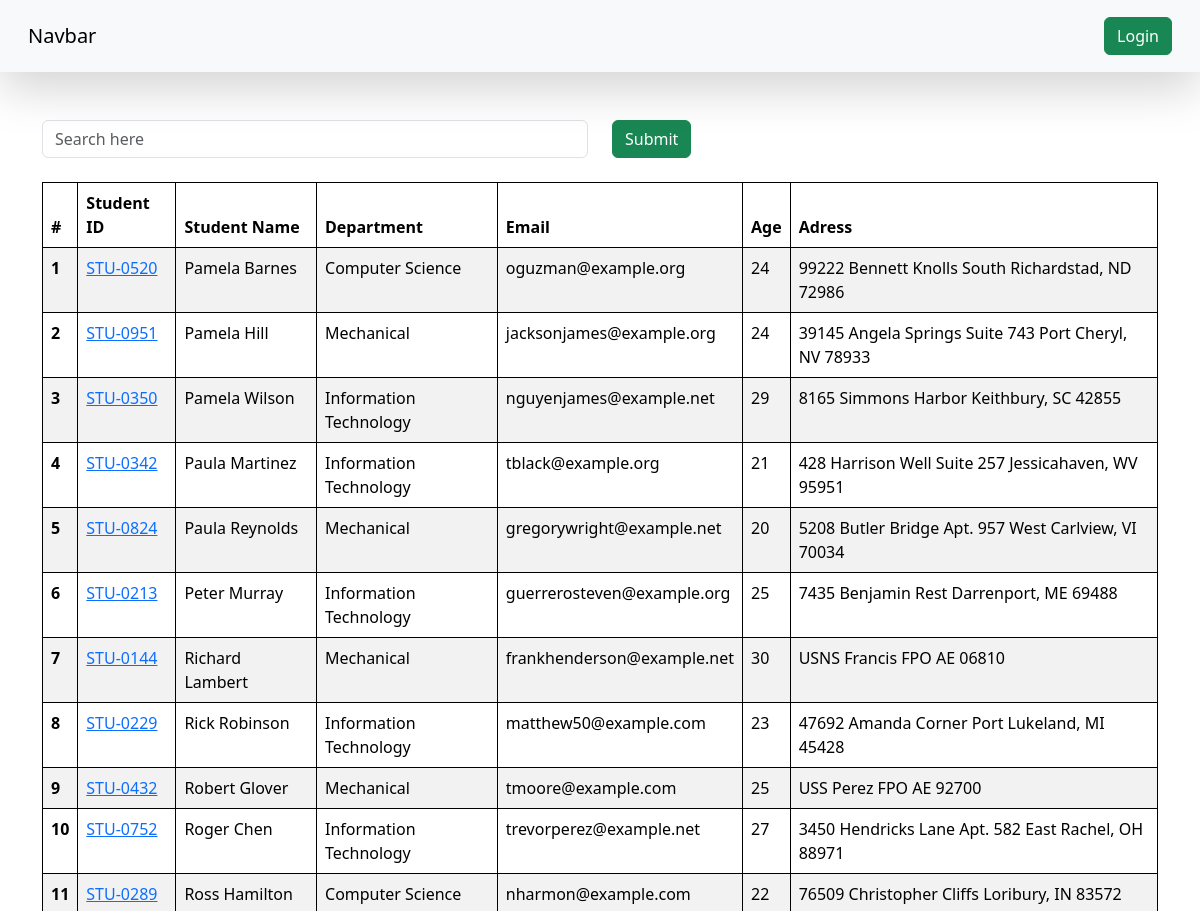
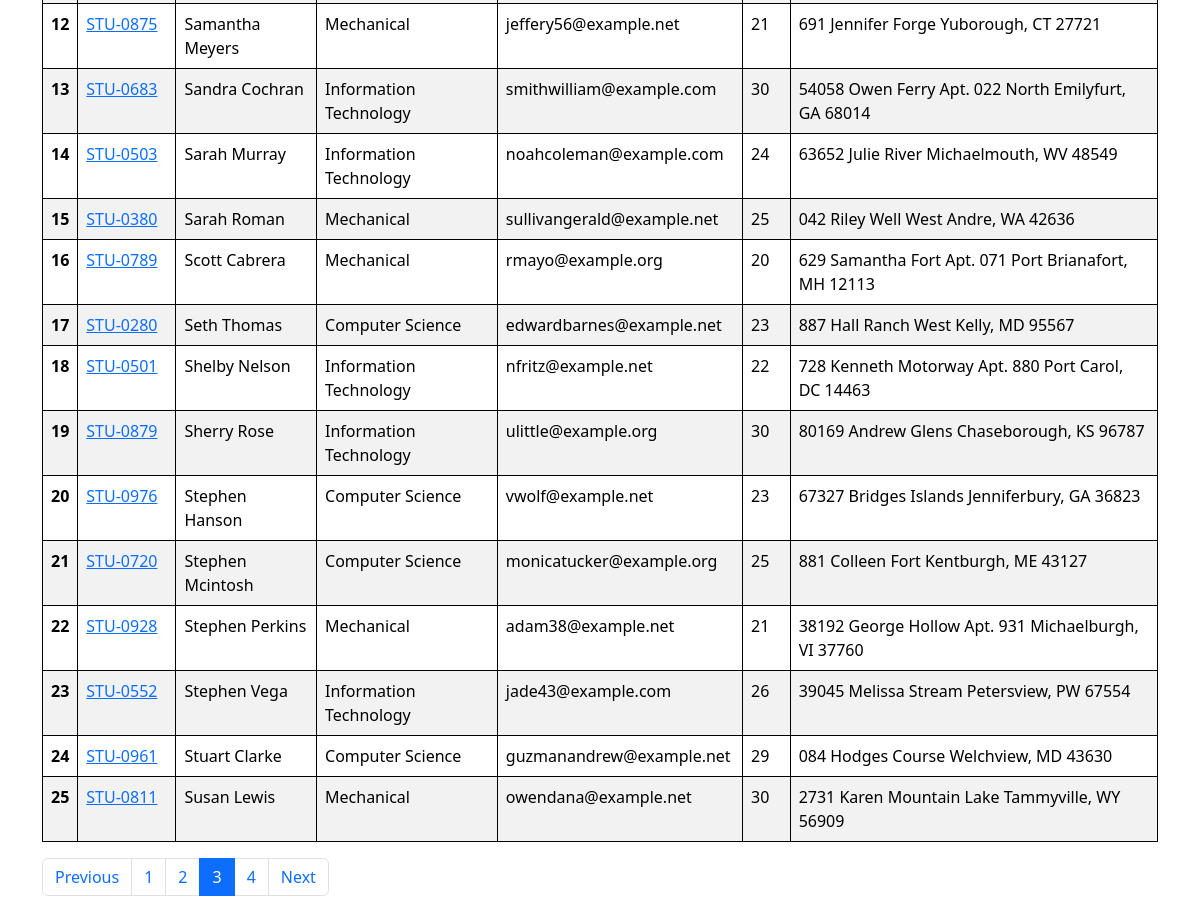
Screenshot of /students/?page=3 with the database file from the repository (2 pictures, top to bottom).
### vege/models.py (models this page shows, shortened)
class Student(models.Model):
    department = models.ForeignKey(Department, related_name="depart", on_delete=models.CASCADE)
    student_id = models.OneToOneField(StudentID, related_name="studentid", on_delete=models.CASCADE)
    student_name = models.CharField(max_length=100)
    student_email = models.EmailField(unique=True)
    student_age = models.IntegerField(default=18)
    student_address = models.TextField()
    is_deleted = models.BooleanField(default=False)
    objects = StudentManger()
    admin_objects = models.Manager()
    class Meta:
        ordering = ['student_name']   #  it store in alphabetical order
        verbose_name = "student"     # it means Student class can also known as student

class StudentID(models.Model):
    student_id = models.CharField(max_length=100)
    def __str__(self) -> str:
        return self.student_id

class Department(models.Model):
    department = models.CharField(max_length=100)
    class Meta:
        ordering = ['department']    # it store in alphabetical order

### vege/views.py (the view, shortened to what this page needs)
# urls.py: path('students/', get_students , name='student'),
def get_students(request):
    queryset = Student.objects.all()
    search = request.GET.get("search_key")
    paginator = Paginator(queryset, 25)
    page_number = request.GET.get("page")
    page_obj = paginator.get_page(page_number)
    return render(request, 'report/student.html', context={'queryset':page_obj})

### vege/models.py (called while the page is built)
    def get_queryset(self):
        return super().get_queryset().filter(is_deleted = False)

### vege/templates/report/student.html
{% extends "base.html" %}
{% block start %}
<div class="container mt-5">
    <form class="mb-4">
        <div class="row">
            <div class="col-md-6">
                <input type="text", name="search_key", class="form-control", placeholder="Search here">
            </div>
            <div class="col-md-6">
                <button class="btn btn-success">Submit</button>
            </div>
        </div>
    </form>
    <table class="table table-striped">
        <thead>
          <tr>
            <th scope="col">#</th>
            <th scope="col">Student ID</th>
            <th scope="col">Student Name</th>
            <th scope="col">Department</th>
            <th scope="col">Email</th>
            <th scope="col">Age</th>
            <th scope="col">Adress</th>
          </tr>
        </thead>
        <tbody>
            {% for student in queryset %}
          <tr>
            <th scope="row">{{forloop.counter}}</th>
            <td>
                <a href="{% url 'get_student_marks' student.student_id %}">
                {{student.student_id}}
                </a>
            </td>
            <td>{{student.student_name}}</td>
            <td>{{student.department.department}}</td>
            <td>{{student.student_email}}</td>
            <td>{{student.student_age}}</td>
            <td>{{student.student_address}}</td>
          </tr>
          {% endfor %}
        </tbody>
      </table>
      <nav aria-label="Page navigation">
        <ul class="pagination">
            <li class="page-item {% if not queryset.has_previous %}disabled{% endif %}">
                {% if queryset.has_previous %}
                    <a class="page-link" href="?page={{ queryset.previous_page_number }}" tabindex="-1">Previous</a>
                {% else %}
                    <span class="page-link">Previous</span>
                {% endif %}
            </li>
            {% for num in queryset.paginator.page_range %}
                <li class="page-item {% if queryset.number == num %}active{% endif %}">
                    {% if queryset.number == num %}
                        <span class="page-link">{{ num }}</span>
                    {% else %}
                        <a class="page-link" href="?page={{ num }}">{{ num }}</a>
                    {% endif %}
                </li>
            {% endfor %}
            <li class="page-item {% if not queryset.has_next %}disabled{% endif %}">
                {% if queryset.has_next %}
                    <a class="page-link" href="?page={{ queryset.next_page_number }}">Next</a>
                {% else %}
                    <span class="page-link">Next</span>
                {% endif %}
            </li>
        </ul>
    </nav>
</div>
{% endblock %}

### home/templates/base.html (style rules this page uses)
table, th, td { border: 1px solid black; }

### rows the page displays
Student: student_id "STU-0520", student_name "Pamela Barnes", department.department "Computer Science", student_email "oguzman@example.org", student_age "24", student_address "99222 Bennett Knolls South Richardstad, ND 72986"
Student: student_id "STU-0951", student_name "Pamela Hill", department.department "Mechanical", student_email "jacksonjames@example.org", student_age "24", student_address "39145 Angela Springs Suite 743 Port Cheryl, NV 78933"
Student: student_id "STU-0350", student_name "Pamela Wilson", department.department "Information Technology", student_email "nguyenjames@example.net", student_age "29", student_address "8165 Simmons Harbor Keithbury, SC 42855"
Student: student_id "STU-0342", student_name "Paula Martinez", department.department "Information Technology", student_email "tblack@example.org", student_age "21", student_address "428 Harrison Well Suite 257 Jessicahaven, WV 95951"
Student: student_id "STU-0824", student_name "Paula Reynolds", department.department "Mechanical", student_email "gregorywright@example.net", student_age "20", student_address "5208 Butler Bridge Apt. 957 West Carlview, VI 70034"
Student: student_id "STU-0213", student_name "Peter Murray", department.department "Information Technology", student_email "guerrerosteven@example.org", student_age "25", student_address "7435 Benjamin Rest Darrenport, ME 69488"
Student: student_id "STU-0144", student_name "Richard Lambert", department.department "Mechanical", student_email "frankhenderson@example.net", student_age "30", student_address "USNS Francis FPO AE 06810"
Student: student_id "STU-0229", student_name "Rick Robinson", department.department "Information Technology", student_email "matthew50@example.com", student_age "23", student_address "47692 Amanda Corner Port Lukeland, MI 45428"
Student: student_id "STU-0432", student_name "Robert Glover", department.department "Mechanical", student_email "tmoore@example.com", student_age "25", student_address "USS Perez FPO AE 92700"
Student: student_id "STU-0752", student_name "Roger Chen", department.department "Information Technology", student_email "trevorperez@example.net", student_age "27", student_address "3450 Hendricks Lane Apt. 582 East Rachel, OH 88971"
Student: student_id "STU-0289", student_name "Ross Hamilton", department.department "Computer Science", student_email "nharmon@example.com", student_age "22", student_address "76509 Christopher Cliffs Loribury, IN 83572"
Student: student_id "STU-0875", student_name "Samantha Meyers", department.department "Mechanical", student_email "jeffery56@example.net", student_age "21", student_address "691 Jennifer Forge Yuborough, CT 27721"
Student: student_id "STU-0683", student_name "Sandra Cochran", department.department "Information Technology", student_email "smithwilliam@example.com", student_age "30", student_address "54058 Owen Ferry Apt. 022 North Emilyfurt, GA 68014"
Student: student_id "STU-0503", student_name "Sarah Murray", department.department "Information Technology", student_email "noahcoleman@example.com", student_age "24", student_address "63652 Julie River Michaelmouth, WV 48549"
Student: student_id "STU-0380", student_name "Sarah Roman", department.department "Mechanical", student_email "sullivangerald@example.net", student_age "25", student_address "042 Riley Well West Andre, WA 42636"
Student: student_id "STU-0789", student_name "Scott Cabrera", department.department "Mechanical", student_email "rmayo@example.org", student_age "20", student_address "629 Samantha Fort Apt. 071 Port Brianafort, MH 12113"
Student: student_id "STU-0280", student_name "Seth Thomas", department.department "Computer Science", student_email "edwardbarnes@example.net", student_age "23", student_address "887 Hall Ranch West Kelly, MD 95567"
Student: student_id "STU-0501", student_name "Shelby Nelson", department.department "Information Technology", student_email "nfritz@example.net", student_age "22", student_address "728 Kenneth Motorway Apt. 880 Port Carol, DC 14463"
Student: student_id "STU-0879", student_name "Sherry Rose", department.department "Information Technology", student_email "ulittle@example.org", student_age "30", student_address "80169 Andrew Glens Chaseborough, KS 96787"
Student: student_id "STU-0976", student_name "Stephen Hanson", department.department "Computer Science", student_email "vwolf@example.net", student_age "23", student_address "67327 Bridges Islands Jenniferbury, GA 36823"
Student: student_id "STU-0720", student_name "Stephen Mcintosh", department.department "Computer Science", student_email "monicatucker@example.org", student_age "25", student_address "881 Colleen Fort Kentburgh, ME 43127"
Student: student_id "STU-0928", student_name "Stephen Perkins", department.department "Mechanical", student_email "adam38@example.net", student_age "21", student_address "38192 George Hollow Apt. 931 Michaelburgh, VI 37760"
Student: student_id "STU-0552", student_name "Stephen Vega", department.department "Information Technology", student_email "jade43@example.com", student_age "26", student_address "39045 Melissa Stream Petersview, PW 67554"
Student: student_id "STU-0961", student_name "Stuart Clarke", department.department "Computer Science", student_email "guzmanandrew@example.net", student_age "29", student_address "084 Hodges Course Welchview, MD 43630"
Student: student_id "STU-0811", student_name "Susan Lewis", department.department "Mechanical", student_email "owendana@example.net", student_age "30", student_address "2731 Karen Mountain Lake Tammyville, WY 56909"

### other values shown
{{ num }} "1" "2" "4"
{{ num }} "3"
